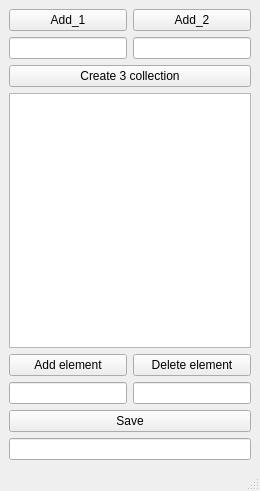
<?xml version="1.0" encoding="UTF-8"?>
<ui version="4.0">
 <class>main_window</class>
 <widget class="QMainWindow" name="main_window">
  <property name="geometry">
   <rect>
    <x>0</x>
    <y>0</y>
    <width>260</width>
    <height>491</height>
   </rect>
  </property>
  <property name="windowTitle">
   <string>main_window</string>
  </property>
  <widget class="QWidget" name="centralwidget">
   <layout class="QGridLayout" name="gridLayout">
    <item row="6" column="0">
     <widget class="QPushButton" name="pushButton_3">
      <property name="text">
       <string>Add element</string>
      </property>
     </widget>
    </item>
    <item row="3" column="1">
     <widget class="QLineEdit" name="add_2"/>
    </item>
    <item row="3" column="0">
     <widget class="QLineEdit" name="add_1"/>
    </item>
    <item row="2" column="0">
     <widget class="QPushButton" name="pushButton">
      <property name="text">
       <string>Add_1</string>
      </property>
     </widget>
    </item>
    <item row="5" column="0" colspan="2">
     <widget class="QListWidget" name="listWidget"/>
    </item>
    <item row="7" column="0">
     <widget class="QLineEdit" name="add_el"/>
    </item>
    <item row="2" column="1">
     <widget class="QPushButton" name="pushButton_2">
      <property name="text">
       <string>Add_2</string>
      </property>
     </widget>
    </item>
    <item row="10" column="0" colspan="2">
     <widget class="QPushButton" name="pushButton_5">
      <property name="text">
       <string>Save</string>
      </property>
     </widget>
    </item>
    <item row="11" column="0" colspan="2">
     <widget class="QLineEdit" name="save"/>
    </item>
    <item row="6" column="1">
     <widget class="QPushButton" name="pushButton_4">
      <property name="text">
       <string>Delete element</string>
      </property>
     </widget>
    </item>
    <item row="7" column="1">
     <widget class="QLineEdit" name="del_el"/>
    </item>
    <item row="4" column="0" colspan="2">
     <widget class="QPushButton" name="pushButton_6">
      <property name="text">
       <string>Create 3 collection</string>
      </property>
     </widget>
    </item>
   </layout>
  </widget>
  <widget class="QMenuBar" name="menubar">
   <property name="geometry">
    <rect>
     <x>0</x>
     <y>0</y>
     <width>260</width>
     <height>22</height>
    </rect>
   </property>
  </widget>
  <widget class="QStatusBar" name="statusbar"/>
 </widget>
 <resources/>
 <connections/>
</ui>
